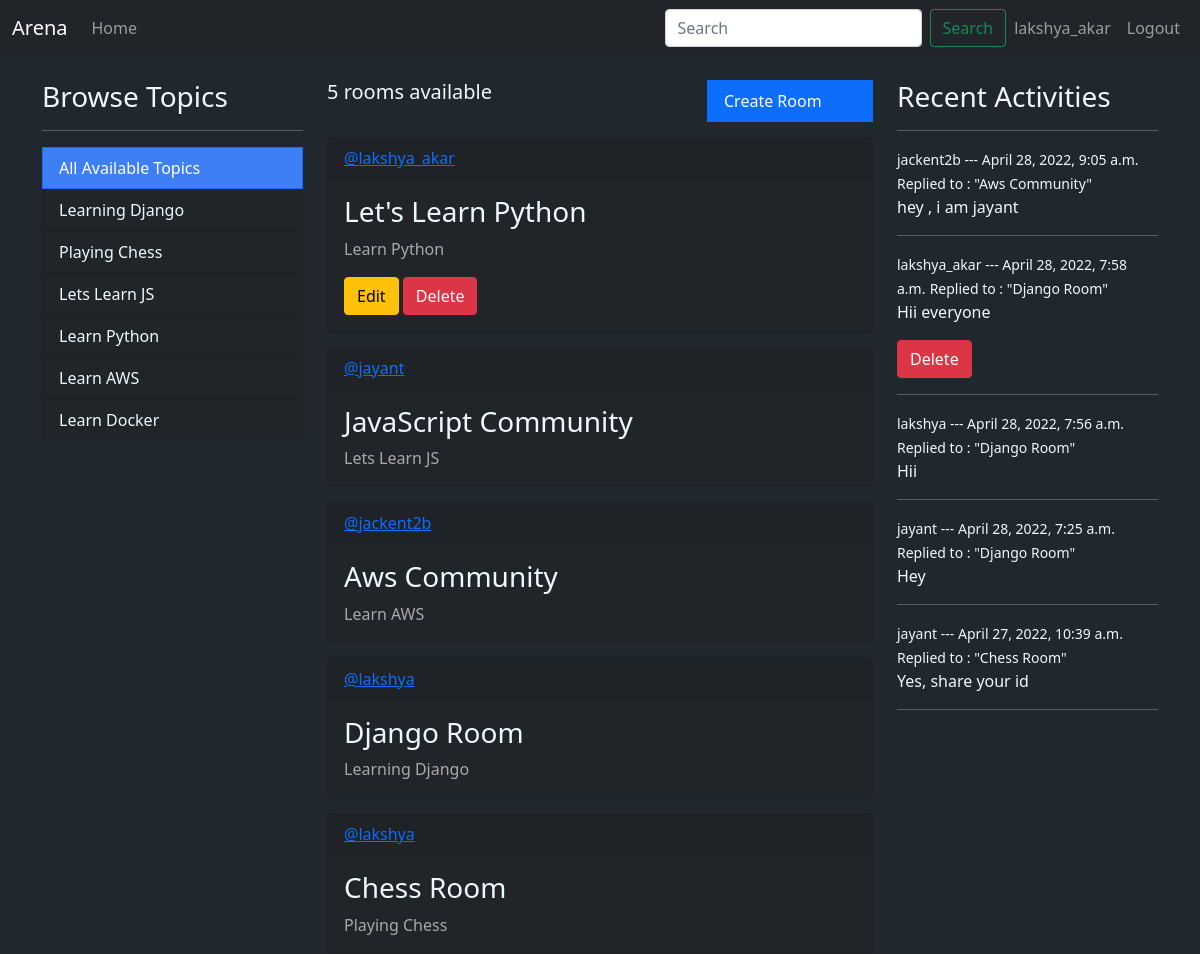
/ (signed in), run on the app's committed database.
### myapp/models.py (models this page shows, shortened)
class Topic(models.Model):
    name = models.CharField(max_length=100)

class Room(models.Model):
    host =  models.ForeignKey(User, on_delete=models.SET_NULL, null= True)
    topic = models.ForeignKey(Topic, on_delete=models.SET_NULL, null= True)
    name = models.CharField(max_length=100)
    description = models.TextField(null=True, blank=True)
    participants = models.ManyToManyField(User,related_name='participants', blank=True)
    updated = models.DateField(auto_now=True)
    created = models.DateTimeField(auto_now_add=True)
    class Meta:
        ordering = ['-updated','-created']
    def __str__(self):
        return self.name

class Message(models.Model):
    user = models.ForeignKey(User,on_delete=models.CASCADE)
    room = models.ForeignKey(Room,on_delete=models.CASCADE)
    body = models.TextField()
    updated = models.DateField(auto_now=True)
    created = models.DateTimeField(auto_now_add=True)
    class Meta:
        ordering = ['-updated','-created']

### myapp/views.py (the view)
# urls.py: 2. Add a URL to urlpatterns:  path('', views.home, name='home')
def home(request):
    q = request.GET.get('q') if request.GET.get('q') != None else ''
    rooms = Room.objects.filter(
        Q(topic__name__icontains = q) | Q(name__icontains = q) | Q(description__icontains = q)
    )
    topics = Topic.objects.all()
    room_count = rooms.count()
    room_messages = Message.objects.filter(
        Q(room__topic__name__icontains=q))[0:5]
    context = {"rooms":rooms , "topics":topics, "room_count":room_count, 'room_messages': room_messages}
    return render(request, "home.html",context)

### templates/home.html
{% extends 'main.html' %} {%block content%}
<div class="container">
  <div class="row">
    <div class="col-3">{% include 'topics.html' %}</div>
    <div class="col-6">{%include 'feed_component.html'%}</div>
    <div class="col-3">{% include 'activity_component.html' %}</div>
  </div>
</div>
{%endblock content%}

### templates/navbar.html (shortened to what this page needs)
<nav class="navbar fixed-top navbar-expand-lg navbar-dark bg-dark">
  <div class="container-fluid">
    <a class="navbar-brand" href="/">Arena</a>
    <div class="collapse navbar-collapse" id="navbarSupportedContent">
      <ul class="navbar-nav me-auto mb-2 mb-lg-0 navbar-nav-scroll">
        <li class="nav-item active">
          <a class="nav-link" href="/">Home </a>
        </li>
      </ul>
      <form class="d-flex" method="GET" action="{% url 'home' %}">
        <input
          class="form-control me-2"
          placeholder="Search"
          aria-label="Search"
          type="text"
          name="q"
          placeholder="Search Rooms"
        />
        <button class="btn btn-outline-success" type="submit">Search</button>
      </form>
      <ul class="navbar-nav mb-2 mb-lg-0">
        {% if request.user.is_authenticated %}
        <li class="nav-item active">
          <a class="nav-link" href="{% url 'user-profile' user.id %}"
            >{{request.user}}
          </a>
        </li>
        <li class="nav-item active">
          <a class="nav-link" href="/logout">Logout </a>
        </li>
        {% else %}
        <li class="nav-item active">
          <a class="nav-link" href="/login">Login </a>
        </li>
        {% endif %}
      </ul>
    </div>
  </div>
</nav>

### templates/topics.html
<div>
  <h3>Browse Topics</h3>
  <hr />
  <a
    href="{% url 'home' %}"
    class="list-group-item list-group-item-action active"
    aria-current="true"
    style="background-color:rgb(63, 127, 245)"
  >
    All Available Topics
  </a>
  {% for topic in topics%}
  <div class="list-group">
    <a
      href="{% url 'home' %}?q={{topic.name}}"
      class="list-group-item list-group-item-action"
      style="background-color: #212529; color: aliceblue;"
      >{{topic.name}}</a
    >
  </div>
  {%endfor%}
</div>

### templates/feed_component.html
<div class="row">
  <div class="col-8">
    <h5>{{room_count}} rooms available</h5>
  </div>
  <div class="col-4">
    <a
      href="{% url 'create-room' %}"
      class="list-group-item list-group-item-action active"
      aria-current="true"
    >
      Create Room
    </a>
  </div>
</div>
<div>
  {% for room in rooms%}
  <div class="card" style="margin-top: 15px; background-color: #212529">
    <div class="card-header" style="color: rgb(63, 127, 245)">
      <a href="/user-profile/{{room.host.id}}">@{{room.host.username}}</a>
    </div>
    <div class="card-body">
      <h3 class="card-title">
        <a
          style="text-decoration: none; color: aliceblue"
          href="/room/{{room.id}}"
          >{{room.name}}</a
        >
      </h3>
      <p class="card-text" style="color: darkgray">{{room.topic.name}}</p>
      {% if request.user == room.host %}
      <a href="{% url 'update-room' room.id  %}" class="btn btn-warning">
        Edit</a
      >
      <a href="{% url 'delete-room' room.id %}" class="btn btn-danger"
        >Delete</a
      >
      {%endif%}
    </div>
  </div>
  {% endfor %}
</div>

### templates/activity_component.html
<h3>Recent Activities</h3>
<hr />
{% for message in room_messages %}
<div>
  <small>{{message.user}} --- {{message.created}}</small>
  <small>Replied to : "{{message.room}}"</small>
  <p>{{message.body}}</p>
  {% if request.user == message.user %}
  <a href="{% url 'delete-message' message.id%}" class="btn btn-danger"
    >Delete</a
  >
  {% endif %}
  <hr />
</div>
{% endfor %}

### templates/main.html (style rules this page uses)
body { margin-top: 5rem; background-color: #21272e; color: aliceblue; }

### data on the page
Topic: name "Learning Django"
Topic: name "Playing Chess"
Topic: name "Lets Learn JS"
Topic: name "Learn Python"
Topic: name "Learn AWS"
Topic: name "Learn Docker"
Room: host.username "lakshya_akar", name "Let's Learn Python", topic.name "Learn Python", shows "Edit"
Room: host.username "jayant", name "JavaScript Community", topic.name "Lets Learn JS"
Room: host.username "jackent2b", name "Aws Community", topic.name "Learn AWS"
Room: host.username "lakshya", name "Django Room", topic.name "Learning Django"
Room: host.username "lakshya", name "Chess Room", topic.name "Playing Chess"
Message: user "jackent2b", created "April 28, 2022, 9:05 a.m.", room "Aws Community", body "hey , i am jayant"
Message: user "lakshya_akar", created "April 28, 2022, 7:58 a.m.", room "Django Room", body "Hii everyone", shows "Delete"
Message: user "lakshya", created "April 28, 2022, 7:56 a.m.", room "Django Room", body "Hii"
Message: user "jayant", created "April 28, 2022, 7:25 a.m.", room "Django Room", body "Hey"
Message: user "jayant", created "April 27, 2022, 10:39 a.m.", room "Chess Room", body "Yes, share your id"

### other printed values
{{ request.user }} "lakshya_akar"
{{ room_count }} "5"
